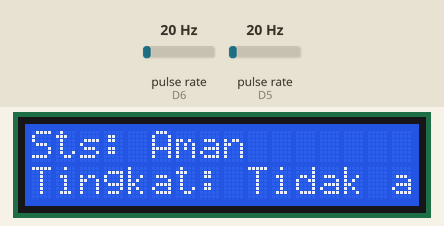
The sketch below on a simulated ESP8266 (NodeMCU). Parts: 16×2 character LCD. Wiring (inferred from the names in the program): 2 × pulse sensor: data D6 / data D5. The inputs (shaded band) are chosen by the test bench; at power-on: pulse rate (sensors on D6, D5) 20 Hz. WiFi joins after 1.5 s; servers stay silent unless stated; network time is answered at once with the bench clock; the local clock reads 2024-03-15 10:24:30 at power-on unless the sketch sets it; what the sketch prints to the serial monitor is not drawn.

Above: at 3.1 s.
3.2 s: pulse rate (sensor on D6) set to 100 Hz
At 5.7 s:
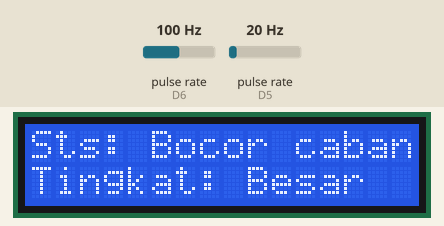
6.2 s: pulse rate (sensor on D5) set to 100 Hz
At 7.5 s:
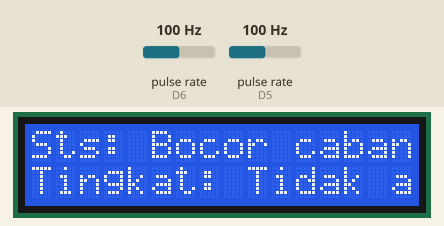
9.2 s: pulse rate (sensor on D6) set to 50 Hz
At 11.6 s:
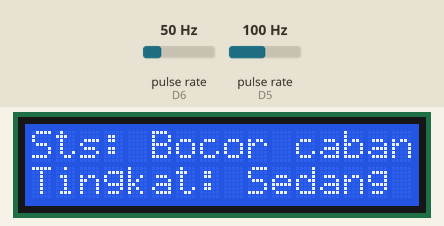
12.2 s: pulse rate (sensor on D6) set to 4 Hz
At 14.2 s:
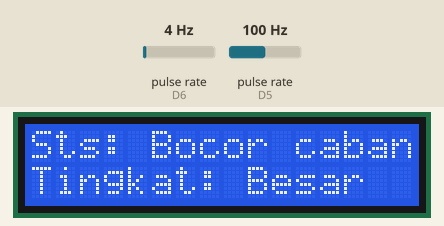
14.6 s: pulse rate (sensor on D6) set to 150 Hz
At 15.9 s:
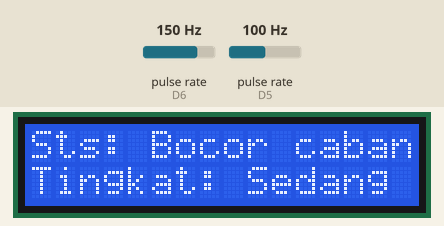
Timing chart, 0 to 17.6 s (numbered marks = the images above; inputs shaded):
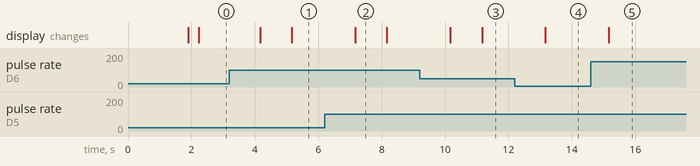

Measured:
- after the input at 3.2 s, the display: first changes after 0.96 s (image 1 shows a later state)
- after the input at 6.2 s, the display: changes after 0.97 s (image 2)
- after the input at 9.2 s, the display: first changes after 0.96 s (image 3 shows a later state)
- after the input at 12.2 s, the display: changes after 0.96 s (image 4)
- after the input at 14.6 s, the display: changes after 0.57 s (image 5)
- what the display in image 2 shows lasts 1.0 s, from 7.2 s to 8.2 s

The sketch:

sketch_oct25abismillahsensor3dan4.ino
```cpp
#define BLYNK_TEMPLATE_ID "TMPL63elZ23Za"
#define BLYNK_TEMPLATE_NAME "Pengukuran dan analisis debit air"

#include <ESP8266WiFi.h>
#include <BlynkSimpleEsp8266.h>
#include <Wire.h>
#include <LiquidCrystal_I2C.h>
#include <NTPClient.h>
#include <WiFiUdp.h>
#include <TimeLib.h>

// Konfigurasi Blynk
char auth[] = "unUI6LbkExTDugMbk6eJFCuz94Mh7N_N";
char ssid[] = "Ndk Modal";
char pass[] = "12345678";

// Pin untuk Sensor Aliran Air
#define FLOW_SENSOR_PIN3 D5  // Sensor 3
#define FLOW_SENSOR_PIN4 D6  // Sensor 4

// Inisialisasi LCD
LiquidCrystal_I2C lcd(0x27, 16, 2);  // Alamat I2C LCD mungkin berbeda

volatile int flowPulseCount3 = 0;
volatile int flowPulseCount4 = 0;

// Koefisien kalibrasi sensor aliran
const float calibrationFactor = 7.5;  // Pulsa per liter

unsigned long previousMillis = 0; // Variabel untuk menghitung waktu
float totalVolumeSensor4_m3 = 0.0;    // Variabel untuk menyimpan total volume sensor 4 (m³)
float totalBiaya = 0.0;               // Variabel untuk menyimpan total biaya

WiFiUDP ntpUDP;
NTPClient timeClient(ntpUDP, "pool.ntp.org", 25200, 60000);  // Waktu UTC+7 (25200 detik offset)

// ISR untuk menangkap pulsa dari sensor flow
void ICACHE_RAM_ATTR flowPulseISR3() { flowPulseCount3++; }
void ICACHE_RAM_ATTR flowPulseISR4() { flowPulseCount4++; }

void setup() {
  Serial.begin(9600);
  delay(100);

  Serial.println("Mulai setup...");
  Blynk.begin(auth, ssid, pass);

  lcd.init();
  lcd.backlight();
  Serial.println("LCD diinisialisasi...");

  pinMode(FLOW_SENSOR_PIN3, INPUT);
  pinMode(FLOW_SENSOR_PIN4, INPUT);

  attachInterrupt(digitalPinToInterrupt(FLOW_SENSOR_PIN3), flowPulseISR3, RISING);
  attachInterrupt(digitalPinToInterrupt(FLOW_SENSOR_PIN4), flowPulseISR4, RISING);

  Serial.println("Interrupts diinisialisasi...");

  timeClient.begin();  // Mulai client NTP
}

// Fungsi untuk menghitung biaya berdasarkan volume air
float hitungBiaya(float totalVolumeSensor4_m3) {
  float biaya = 0;

  if (totalVolumeSensor4_m3 <= 10) {
    biaya = totalVolumeSensor4_m3 * 210;  // per m³
  } else if (totalVolumeSensor4_m3 <= 20) {
    biaya = (10 * 210) + ((totalVolumeSensor4_m3 - 10) * 310);
  } else if (totalVolumeSensor4_m3 <= 30) {
    biaya = (10 * 210) + (10 * 310) + ((totalVolumeSensor4_m3 - 20) * 450);
  } else {
    biaya = (10 * 210) + (10 * 310) + (10 * 450) + ((totalVolumeSensor4_m3 - 30) * 630);
  }
  return biaya;
}

// Fungsi untuk menghitung dan menampilkan status kebocoran
void tampilkanStatusKebocoran(float flowRate3, float flowRate4) {
  // Toleransi 5% untuk perbedaan debit
  float toleransi = 0.05 * flowRate3;

  // Hitung selisih debit
  float selisihDebit = abs(flowRate3 - flowRate4);

  String statusKebocoran = "Aman";
  String tingkatKebocoran = "Tidak ada";

  // Tentukan status kebocoran berdasarkan selisih
  if (selisihDebit > toleransi) {
    if (selisihDebit >= 0.01) {
      tingkatKebocoran = "Besar";
    } else if (selisihDebit >= 0.006) {
      tingkatKebocoran = "Sedang";
    } else if (selisihDebit >= 0.005) {
      tingkatKebocoran = "Kecil";
    }
    statusKebocoran = "Bocor cabang2";
  }

  // Tampilkan status kebocoran di Serial Monitor
  Serial.print("Status Kebocoran: ");
  Serial.println(statusKebocoran);
  Serial.print("Tingkat Kebocoran: ");
  Serial.println(tingkatKebocoran);

  // Kirim status kebocoran ke Blynk
  Blynk.virtualWrite(V3, statusKebocoran);
  Blynk.virtualWrite(V4, tingkatKebocoran);

  // Tampilkan status kebocoran di LCD
  lcd.clear();
  lcd.setCursor(0, 0);
  lcd.print("Sts: ");
  lcd.print(statusKebocoran);
  lcd.setCursor(0, 1);
  lcd.print("Tingkat: ");
  lcd.print(tingkatKebocoran);
}

void loop() {
  Blynk.run();

  unsigned long currentMillis = millis();
  unsigned long interval = 1000;  // 1 detik

  if (currentMillis - previousMillis >= interval) {
    previousMillis = currentMillis;

    // Hentikan interrupt saat membaca pulsa
    noInterrupts();
    int pulseCount3 = flowPulseCount3;
    int pulseCount4 = flowPulseCount4;
    flowPulseCount3 = 0;
    flowPulseCount4 = 0;
    interrupts();

    // Hitung volume air dalam liter, kemudian konversi ke m³
    float volume3_m3 = (pulseCount3 / calibrationFactor) / 1000.0;  // Konversi ke m³
    float volume4_m3 = (pulseCount4 / calibrationFactor) / 1000.0;  // Konversi ke m³

    // Tambahkan volume ke total volume sensor 4
    totalVolumeSensor4_m3 += volume4_m3;

    // Hitung biaya berdasarkan total volume air yang terpakai
    totalBiaya = hitungBiaya(totalVolumeSensor4_m3);

    // **Perhitungan Debit Air** dalam m³/menit
    float debitAir3 = ((pulseCount3 / calibrationFactor) * 0.001);  // Debit dalam m³/menit
    float debitAir4 = ((pulseCount4 / calibrationFactor) * 0.001);  // Debit dalam m³/menit

    // Kirim data debit air ke Blynk
    Blynk.virtualWrite(V0, String(debitAir3, 3));  // Debit air sensor 3 (m³/menit)
    Blynk.virtualWrite(V1, String(debitAir4, 3));  // Debit air sensor 4 (m³/menit)

    // Kirim data biaya ke Blynk
    Blynk.virtualWrite(V2, String(totalBiaya, 3));  // Biaya total

    // Tampilkan volume dalam m³ di Serial Monitor dengan 3 angka di belakang koma
    Serial.print("Sensor 3: Volume = ");
    Serial.print(String(volume3_m3, 3));
    Serial.println(" m³");

    Serial.print("Sensor 4: Volume = ");
    Serial.print(String(volume4_m3, 3));
    Serial.println(" m³");

    Serial.print("Biaya Total: ");
    Serial.print(String(totalBiaya, 3));
    Serial.println(" Rupiah");

    // **Tampilkan Debit Air** di Serial Monitor dengan 3 angka di belakang koma
    Serial.print("Sensor 3: Debit = ");
    Serial.print(String(debitAir3, 3));
    Serial.println(" m³/menit");

    Serial.print("Sensor 4: Debit = ");
    Serial.print(String(debitAir4, 3));
    Serial.println(" m³/menit");

    // Tampilkan status kebocoran
    tampilkanStatusKebocoran(debitAir3, debitAir4);

    // Tampilkan waktu (hanya jam) di Serial Monitor
    timeClient.update();
    Serial.print("Waktu (jam): ");
    Serial.println(timeClient.getFormattedTime());
  }
}
```
